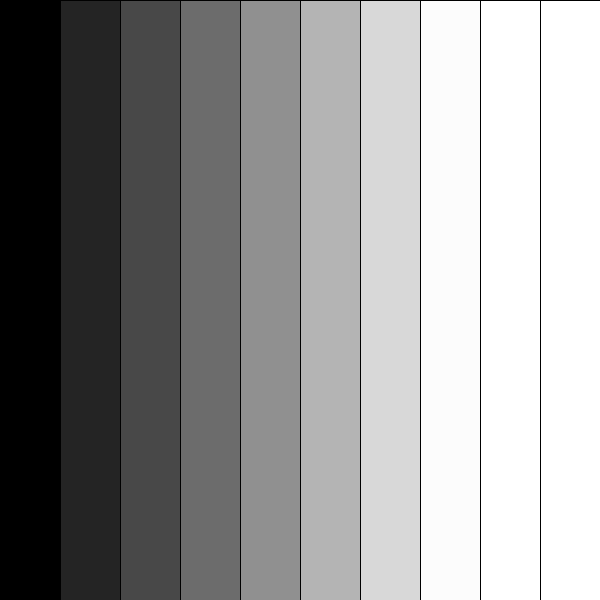
Frame 1 (no input)
Frame 60 (the mouse pressed at the canvas centre just before this capture): identical to frame 1, image omitted
Frame 120 (the mouse held since frame 60 and released just before this capture): identical to frame 1, image omitted

The Processing sketch that drew this single still picture (run headless with seeded random() and noise(); from frame 60 on, the mouse is pressed at the canvas centre):

// Processing sketch: loop
// ── loop.pde
int limit = 10;
float oneLimit = 0;

void setup() {
  size(600,600);
  calculateBasics();
}

void draw() {
  background(255);
  calculateBasics();
  
  for(int i = 0; i < limit; i= i + 1) {
      float x = i * oneLimit;
      float grey = map(i, 0, limit,0,360);
     
      fill(grey);
      rect(
       x,0,oneLimit, height
     );
  }
}

void calculateBasics() {
  limit = 10;
  oneLimit = width / limit;
}
